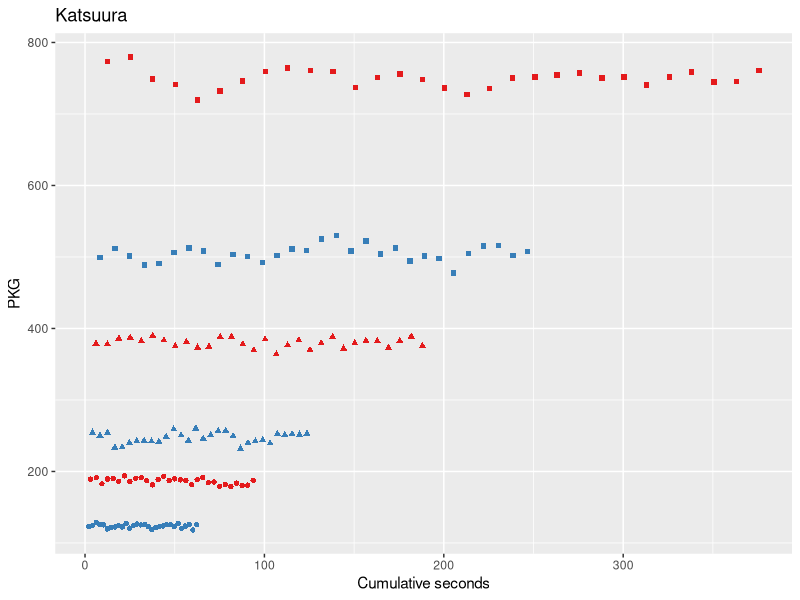
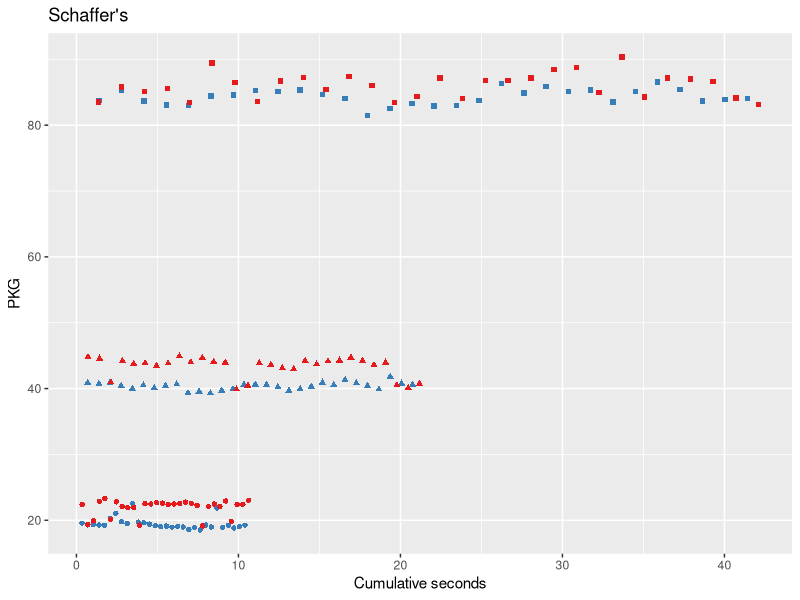
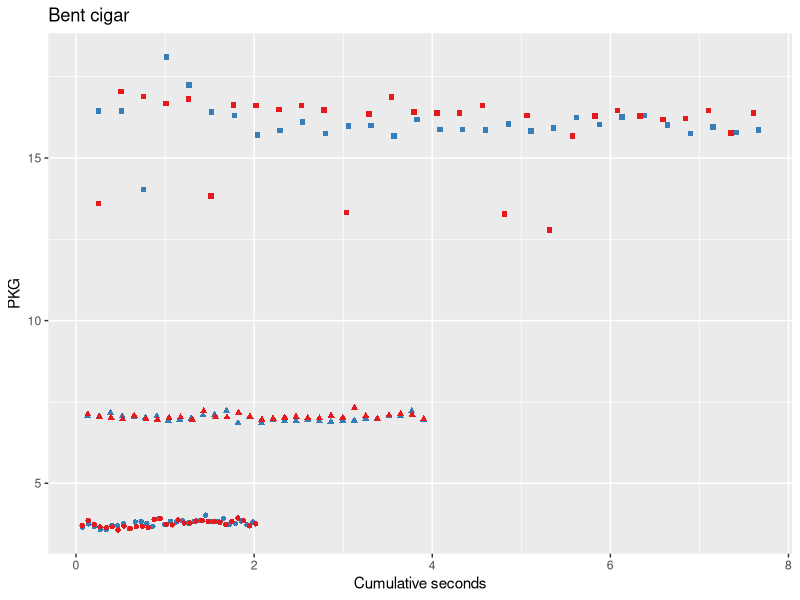
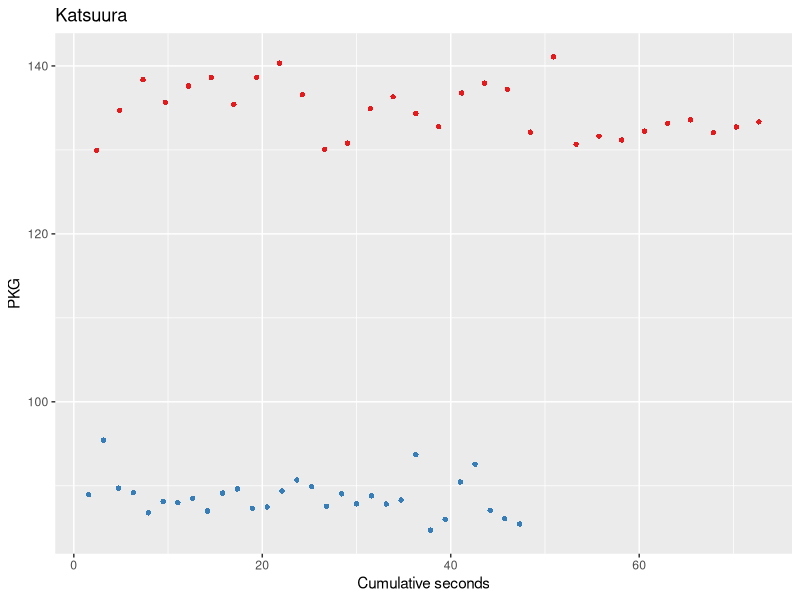
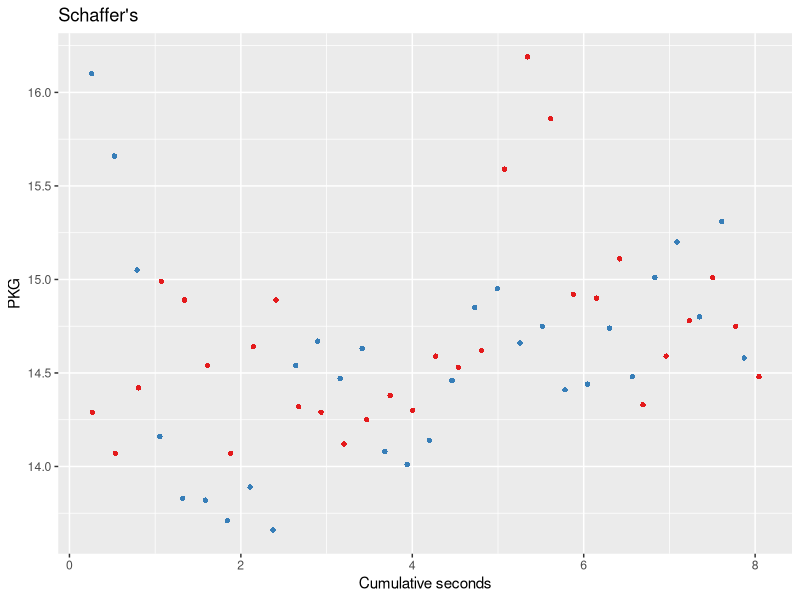
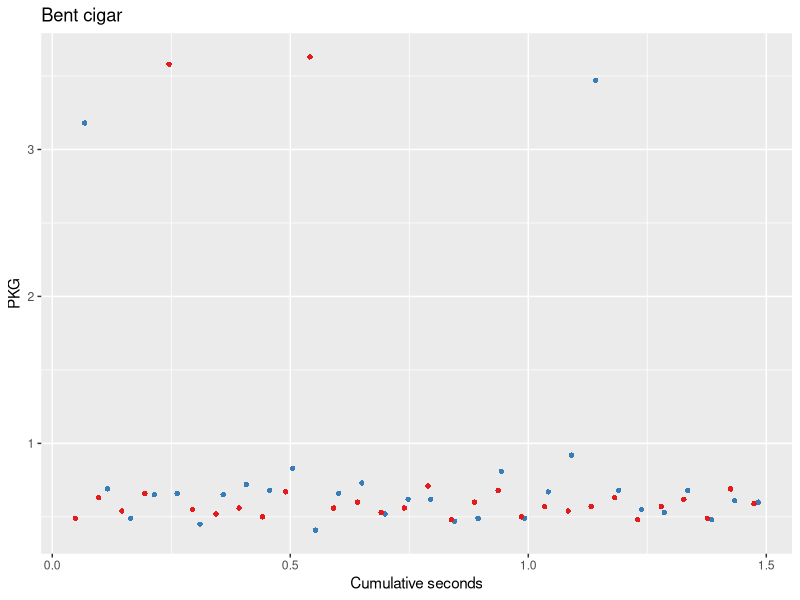
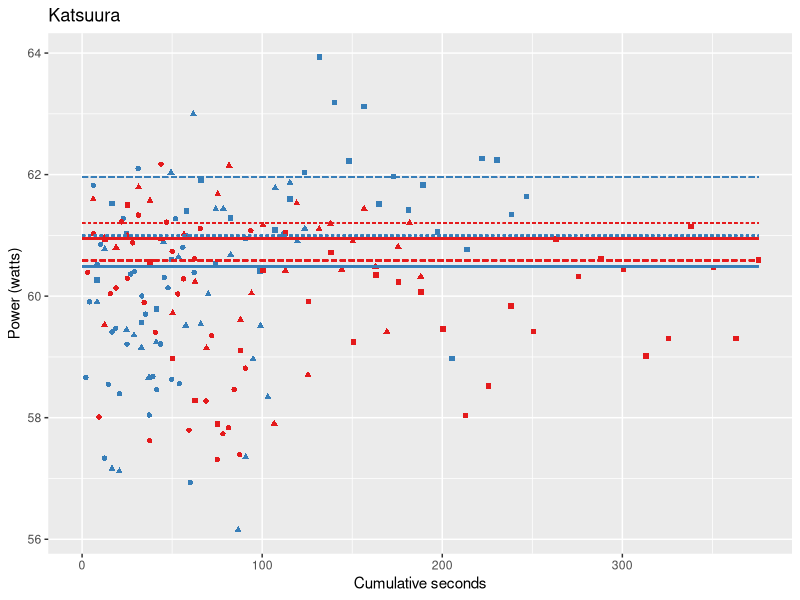
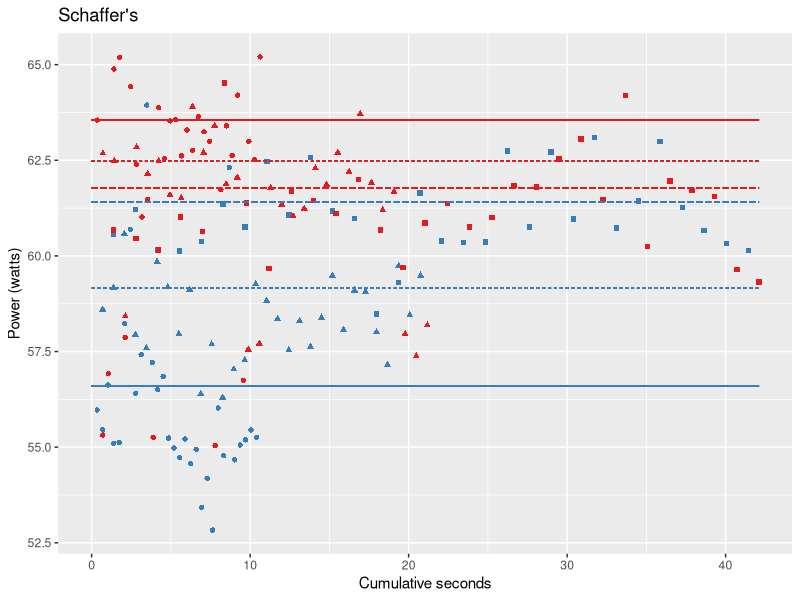

Write the R code that produced these figures, in order.
## ----europar25.variables, echo=FALSE, message=F--------------------------------------------------------------------------------------------------
bbob.fixed <- read.csv("../data/evostar25-bbob-fixed-12-Nov-08-20-03.csv")

bbob.fixed$watts <- bbob.fixed$PKG / bbob.fixed$seconds

library(dplyr)
bbob.fixed <- bbob.fixed %>%
  group_by(type, size, work) %>%
  mutate(order = row_number()) %>%
  ungroup()

# Per type, size, work make a cumulative sum of the seconds passed and put it in a third column
bbob.fixed <- bbob.fixed %>%
  group_by(type, size, work) %>%
  mutate(cumulative_seconds = cumsum(seconds)) %>%
  ungroup()

bbob.variable <- read.csv("../data/variable-evostar25-bbob-10-Nov-19-10-32.csv")
bbob.variable$watts <- bbob.variable$PKG / bbob.variable$seconds
bbob.variable$size <- as.factor(bbob.variable$size)
bbob.variable <- bbob.variable %>%
  group_by(type, size, work) %>%
  mutate(order = row_number()) %>%
  ungroup()

bbob.variable <- bbob.variable %>%
  group_by(type, size, work) %>%
  mutate(cumulative_seconds = cumsum(seconds)) %>%
  ungroup()

bbob.variable <- bbob.variable %>%
  group_by(type, size, work) %>%
  mutate(watts_75 = quantile(watts, 0.75)) %>%
  ungroup()

bbob.variable <- bbob.variable %>%
  group_by(type, size, work) %>%
  mutate(PKG_75 = quantile(PKG, 0.75)) %>%
  ungroup()


## ----europar25.pkg, echo=FALSE, message=F, fig.height=4, fig.show="hold", out.width="32%", fig.cap="PKG energy consumed vs. accumulated time; colors represent variable type and shape the chromosome size; variable-size (top) and fixed-size data structures (bottom)."----
bbob.variable$size <- as.factor(bbob.variable$size)
library(ggplot2)
ggplot(bbob.variable[ bbob.variable$work == "katsuura",], aes(x=cumulative_seconds, y=PKG,shape=size)) +
  geom_point( aes(color=type)) + scale_color_brewer(palette="Set1") +
  labs(title="Katsuura", y="PKG", x="Cumulative seconds")+theme(legend.position="none")


ggplot(bbob.variable[ bbob.variable$work == "schaffers",], aes(x=cumulative_seconds, y=PKG,shape=size, group=type,color=type)) +
  geom_point( aes(color=type)) + scale_color_brewer(palette="Set1") +
  labs(title="Schaffer's", y="PKG", x="Cumulative seconds")+theme(legend.position="none")

ggplot(bbob.variable[ bbob.variable$work == "bent_cigar",], aes(x=cumulative_seconds, y=PKG,shape=size, group=type,color=type)) +
  geom_point( aes(color=type)) + scale_color_brewer(palette="Set1") +
  labs(title="Bent cigar", y="PKG", x="Cumulative seconds")+theme(legend.position="none")

bbob.fixed$size <- as.factor(bbob.fixed$size)

ggplot(bbob.fixed[ bbob.fixed$work == "katsuura",], aes(x=cumulative_seconds, y=PKG,shape=size)) +
  geom_point( aes(color=type)) + scale_color_brewer(palette="Set1") +
  labs(title="Katsuura", y="PKG", x="Cumulative seconds")+theme(legend.position="none")


ggplot(bbob.fixed[ bbob.fixed$work == "schaffers",], aes(x=cumulative_seconds, y=PKG,shape=size, group=type,color=type)) +
  geom_point( aes(color=type)) + scale_color_brewer(palette="Set1") +
  labs(title="Schaffer's", y="PKG", x="Cumulative seconds")+theme(legend.position="none")

ggplot(bbob.fixed[ bbob.fixed$work == "bent_cigar",], aes(x=cumulative_seconds, y=PKG,shape=size, group=type,color=type)) +
  geom_point( aes(color=type)) + scale_color_brewer(palette="Set1") +
  labs(title="Bent cigar", y="PKG", x="Cumulative seconds")+theme(legend.position="none")


## ----europar25.power, echo=FALSE, message=F, fig.height=4, fig.show="hold", out.width="32%", fig.cap="Power drawn vs. accumulated time; legend as above"----

bbob.variable <- bbob.variable %>%
  group_by(type, size, work) %>%
  mutate(watts_75 = quantile(watts, 0.75)) %>%
  ungroup()

bbob.variable <- bbob.variable %>%
  group_by(type, size, work) %>%
  mutate(PKG_75 = quantile(PKG, 0.75)) %>%
  ungroup()

library(ggplot2)
ggplot(bbob.variable[ bbob.variable$work == "katsuura",], aes(x=cumulative_seconds, y=watts,shape=size)) +
  geom_point( aes(color=type)) + scale_color_brewer(palette="Set1") +
  labs(title="Katsuura", y="Power (watts)", x="Cumulative seconds")+theme(legend.position="none") + geom_segment(data=bbob.variable[bbob.variable$work == "katsuura",],aes(x=0, xend=max(cumulative_seconds), y=watts_75, color=type,linetype=size))


ggplot(bbob.variable[ bbob.variable$work == "schaffers",], aes(x=cumulative_seconds, y=watts,shape=size, group=type,color=type)) +
  geom_point( aes(color=type)) + scale_color_brewer(palette="Set1") +
  labs(title="Schaffer's", y="Power (watts)", x="Cumulative seconds")+theme(legend.position="none")+ geom_segment(data=bbob.variable[bbob.variable$work == "schaffers",],aes(x=0, xend=max(cumulative_seconds), y=watts_75, color=type,linetype=size))

ggplot(bbob.variable[ bbob.variable$work == "bent_cigar",], aes(x=cumulative_seconds, y=watts,shape=size, group=type,color=type)) +
  geom_point( aes(color=type)) + scale_color_brewer(palette="Set1") +
  labs(title="Bent cigar", y="Power (watts)", x="Cumulative seconds")+theme(legend.position="none")+ geom_segment(data=bbob.variable[bbob.variable$work == "bent_cigar",],aes(x=0, xend=max(cumulative_seconds), y=watts_75, color=type,linetype=size))

bbob.fixed <- bbob.fixed %>%
  group_by(type, size, work) %>%
  mutate(watts_75 = quantile(watts, 0.75)) %>%
  ungroup()

bbob.fixed <- bbob.fixed %>%
  group_by(type, size, work) %>%
  mutate(PKG_75 = quantile(PKG, 0.75)) %>%
  ungroup()

ggplot(bbob.fixed[ bbob.fixed$work == "katsuura",], aes(x=cumulative_seconds, y=watts,shape=size)) +
  geom_point( aes(color=type)) + scale_color_brewer(palette="Set1") +
  labs(title="Katsuura", y="Power (watts)", x="Cumulative seconds")+theme(legend.position="none")+ geom_segment(data=bbob.fixed[bbob.fixed$work == "katsuura",],aes(x=0, xend=max(cumulative_seconds), y=watts_75, color=type,linetype=size))


ggplot(bbob.fixed[ bbob.fixed$work == "schaffers",], aes(x=cumulative_seconds, y=watts,shape=size, group=type,color=type)) +
  geom_point( aes(color=type)) + scale_color_brewer(palette="Set1") +
  labs(title="Schaffer's", y="Power (watts)", x="Cumulative seconds")+theme(legend.position="none")+ geom_segment(data=bbob.fixed[bbob.fixed$work == "schaffers",],aes(x=0, xend=max(cumulative_seconds), y=watts_75, color=type,linetype=size))

ggplot(bbob.fixed[ bbob.fixed$work == "bent_cigar",], aes(x=cumulative_seconds, y=watts,shape=size, group=type,color=type)) +
  geom_point( aes(color=type)) + scale_color_brewer(palette="Set1") +
  labs(title="Bent cigar", y="Power (watts)", x="Cumulative seconds")+theme(legend.position="none")+ geom_segment(data=bbob.fixed[bbob.fixed$work == "bent_cigar",],aes(x=0, xend=max(cumulative_seconds), y=watts_75, color=type,linetype=size))


## ----europar25.time, echo=FALSE, message=F, fig.height=2.75, fig.cap="Power drawn vs. time for every experiment"---------------------------------
ggplot(bbob.variable[bbob.variable$work =="different_powers" | bbob.variable$work =="bent_cigar" | bbob.variable$work == "rosenbrock" | bbob.variable$work=="rastrigin",], aes(x=seconds,y=watts, shape=type,color=size)) +
  geom_point( aes(color=work)) + scale_color_brewer(palette="Set1") +
  labs( y="Watts", x="Seconds") +
  theme(axis.text.x = element_text(angle = 45, hjust = 1))+scale_x_log10()

